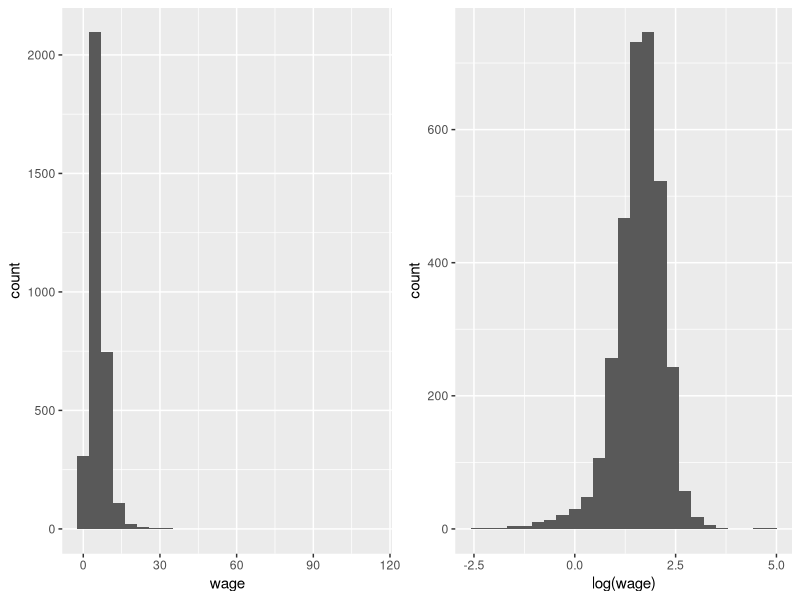
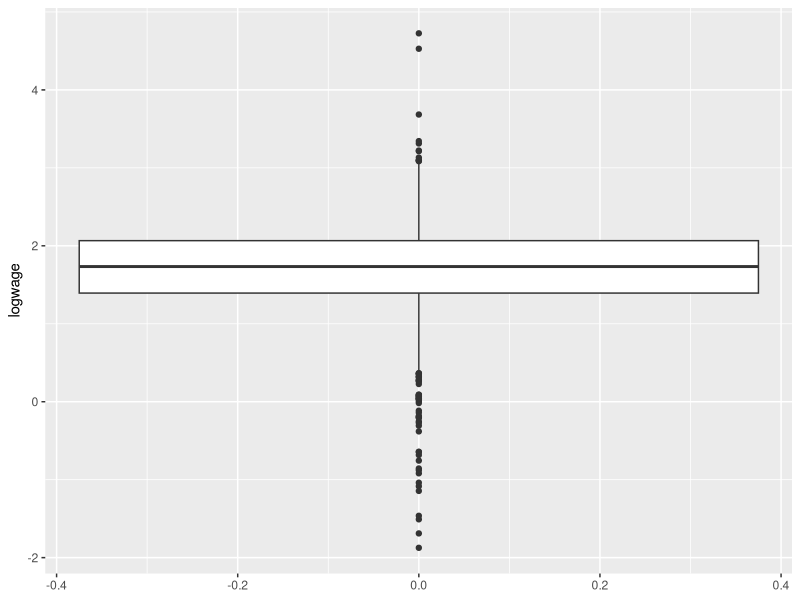
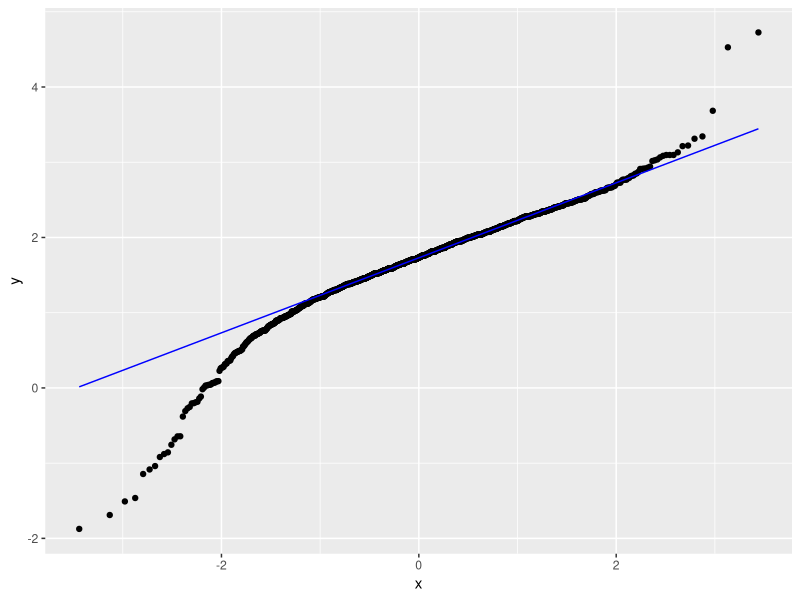
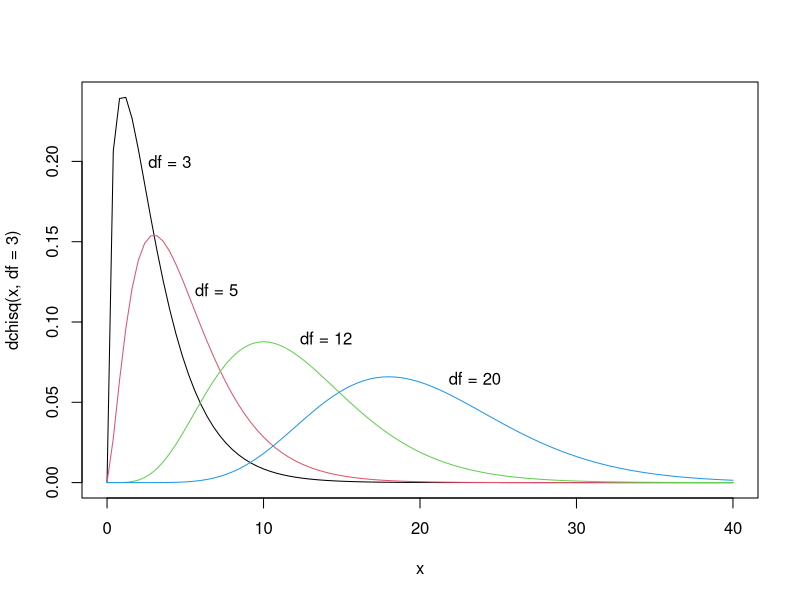

Source code (R) for these figures, in order:
## ---- chunk 1
pnorm(11/17)
## ---- chunk 2
pnorm(11/17)^15
## ---- chunk 3
15*178
## ---- chunk 4
15*17^2
## ---- chunk 5
(2850-2670)/sqrt(4335)
## ---- chunk 6
#two ways to calculate this.
#Option 1:
1-pnorm(2.7339)
#Option 2:
pnorm(2.7339, lower.tail=FALSE)
## ---- chunk 7
# qnorm() function gives the inverse of CDF 
qnorm(0.9999)
## ---- chunk 8
#build function to solve quadratic equation
quad_solve <- function(a, b, c)
{
  a <- as.complex(a)
  answer <- c((-b + sqrt(b^2 - 4*a*c))/(2*a),
              (-b + sqrt(b^2 - 4*a*c))/(2*a))
  if(all(Im(answer) == 0)) answer <- Re(answer)
  if(answer[1] == answer[2]) return(answer[1])
  answer
}

# solve our equation
(quad_solve(a = 178, b=3.719*17, c=-2850))^2
## ---- chunk 9
libraries <- c("haven",       # to import/export SPSS, STATA, SAS files
               "tidyverse",   # for tidy data
               "ggplot2",     # for visualization
               "gridExtra",   # to plot graphs in grids
               "rstatix")     # converts stats functions to a tidyverse-friendly format, and can use `levene_test()`

# lapply(libraries, library, character.only=TRUE) will load the libraries
## ---- chunk 10
invisible(lapply(libraries, library, character.only=TRUE))
## ---- chunk 11
wagefull_df <- read_dta("../Data/wagefull.dta")
## ---- chunk 12
# Yuo can use any of the following to examine data frame (df): 
# `dim()`: for its dimensions, by row and column
# `str()`: for its structure
# `summary()`: for summary statistics on its columns
# `colnames()`: for the name of each column
# `head()`: for the first 6 rows of the data frame
# `tail()`: for the last 6 rows of the data frame
# `View()`: for a spreadsheet-like display of the entire data frame

str(wagefull_df)
## ---- chunk 13
#We will display the two graphs side by side.
# Histogram of wage
p1 <- ggplot(wagefull_df,
      aes(x = wage)) +
  geom_histogram(bins = 25)
#Histogram of ln wage
p2 <- ggplot(wagefull_df,
      aes(x = log(wage))) +
  geom_histogram(bins = 25)

#we arrange the charts in a grid:
grid.arrange(p1, p2, nrow = 1)
## ---- chunk 14
wagefull_df %>%
  filter(male==1) %>%
  summarize(mean = mean(log(wage)), st.dev. = sd(log(wage)), var = var(log(wage))) 

# sd() and var() use n-1 in the denominator

## ---- chunk 15
logwage_male_df <- wagefull_df %>%
  filter(male == 1) %>%
  mutate(logwage = log(wage))

sqrt(var(logwage_male_df$logwage)/nrow(logwage_male_df))

## ---- chunk 16
summary(logwage_male_df$logwage)
## ---- chunk 17
ggplot(logwage_male_df,
       aes(y = logwage)) +
  geom_boxplot()
## ---- chunk 18
ggplot(logwage_male_df,
       aes(sample = logwage)) +
  stat_qq() +
  stat_qq_line(color = "blue")
## ---- chunk 19
shapiro.test(logwage_male_df$logwage)
## ---- chunk 20
x_bar <- mean(logwage_male_df$logwage)
sample_var_x <- var(logwage_male_df$logwage)
st_err_x <- sqrt(sample_var_x/nrow(logwage_male_df))

t_mu_x <- (x_bar - 1.7)/st_err_x
t_mu_x
## ---- chunk 21
t.test(logwage_male_df$logwage,
       mu = 1.7,
       alternative = "two.sided")
## ---- chunk 22
# In part (c) we created logwage_male dataframe that introduced a new row called logwage. Lets first do the same for females:
logwage_female_df <- wagefull_df %>%
  filter(male == 0) %>%
  mutate(logwage = log(wage))

# Now we can create our variables:
X_bar <- mean(logwage_male_df$logwage)
Y_bar <- mean(logwage_female_df$logwage)
var_X <- var(logwage_male_df$logwage)  # like sd() var() uses denominator n-1.
var_Y <- var(logwage_female_df$logwage)
n_X <- nrow(logwage_male_df)
n_Y <- nrow(logwage_female_df)
st_err <- sqrt(var_X/n_X + var_Y/n_Y)

# calculate the test statistic:

t_D <- (X_bar - Y_bar)/st_err

#display the variables in a table
data.frame(t_D, X_bar, Y_bar, var_X, var_Y, n_X, n_Y, st_err)
## ---- chunk 23
# let's obtain the critical value for 1% significance level from standard normal:

qnorm(0.995)
## ---- chunk 24
logwagefull_df <- wagefull_df %>%
  mutate(logwage = log(wage)) 

t.test(logwage ~ male,
       alternative = "two.sided",
       conf.level = 0.99,
       var.equal = TRUE,
       data = logwagefull_df)
## ---- chunk 25
#First convert the male column into categorical data
logwagefull_df$male <- as.factor(logwagefull_df$male)
levene_test(data = logwagefull_df,
            formula = logwage ~ male)
## ---- chunk 26
var_Y
## ---- chunk 27
curve(dchisq(x, df = 3), from = 0, to = 40, col = 1)
text(x=4, y=0.2, "df = 3")
curve(dchisq(x, df = 5), from = 0, to = 40, col = 2, add = TRUE)
text(x=7, y=0.12, "df = 5")
curve(dchisq(x, df = 12), from = 0, to = 40, col = 3, add = TRUE)
text(x=14, y = 0.09, "df = 12")
curve(dchisq(x, df = 20), from = 0, to = 40, col = 4, add = TRUE)
text(x=23.5, y=0.065, "df = 20")
